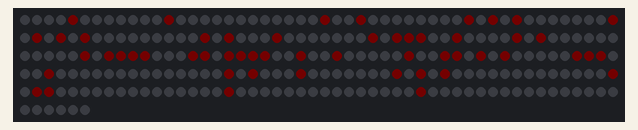
Recording of a sketch running on a simulated Arduino Uno, built with avr-gcc and run on an emulated ATmega328P. Parts: 256 RGB LEDs in strip order, left to right, continuing on the next row. Dim RGB values are drawn brighter than linear; colours are those a GRB WS2812 strip shows for the declared byte order.

Above: at 0.28 s.
At 39.85 s:
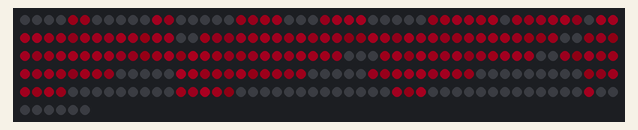

The sketch:

heart-arduino.ino
```cpp
#include <FastLED.h>

#define NUM_LEDS 256
#define DATA_PIN 13
#define SCALE 2000
#define MAX_BRIGHTNESS 100

float brightness = 0;
float hue = 0;
float inc = 0;
float hueInc = .3;
int size = 16;
float c = 0;

CRGB leds[NUM_LEDS];
int heart[16][16] =
  {
    {0,0,0,0,1,1,0,0,0,0,0,1,1,0,0,0},
    {0,0,0,1,1,1,1,0,0,0,1,1,1,1,0,0},
    {0,0,1,1,1,1,1,1,0,1,1,1,1,1,1,0},
    {0,1,1,1,1,1,1,1,1,1,1,1,1,1,1,1},
    {0,1,1,1,1,1,1,1,1,1,1,1,1,1,1,1},
    {0,1,1,1,1,1,1,1,1,1,1,1,1,1,1,1},
    {0,1,1,1,1,1,1,1,1,1,1,1,1,1,1,1},
    {0,1,1,1,1,1,1,1,1,1,1,1,1,1,1,1},
    {0,0,1,1,1,1,1,1,1,1,1,1,1,1,1,0},
    {0,0,1,1,1,1,1,1,1,1,1,1,1,1,1,0},
    {0,0,0,1,1,1,1,1,1,1,1,1,1,1,0,0},
    {0,0,0,0,1,1,1,1,1,1,1,1,1,0,0,0},
    {0,0,0,0,0,1,1,1,1,1,1,1,0,0,0,0},
    {0,0,0,0,0,0,1,1,1,1,1,0,0,0,0,0},
    {0,0,0,0,0,0,0,1,1,1,0,0,0,0,0,0},
    {0,0,0,0,0,0,0,0,1,0,0,0,0,0,0,0},
  };

void setup() {
  FastLED.addLeds<WS2812, DATA_PIN, RGB>(leds, NUM_LEDS);
  bootUp();
}

void bootUp() {
  while (brightness < MAX_BRIGHTNESS) {
    LEDS.setBrightness(brightness);
    loop();
    brightness += .5;
    // delay(5);
  }
}

void drawHeart() {
  for (int row = 0; row < 16; row++) {
    for (int col = 0; col < 16; col++) {
      uint16_t  noiseVal = inoise8(row * SCALE, col * SCALE, c);
      float mappedNoise = map(noiseVal, 0 , 255, 0, 150);
      float mappedBlue = map(noiseVal, 0 , 255, 0, 30);
      // if (mappedNoise<0){
      //   mappedNoise = 10;
      // }
      if(heart[row][col] == 1){
        if(row%2 == 1){ // IDK WHY THE ODD ROWS ARE ALL OFF BY ONE SO IM JUST COMPENSATING FOR THAT WITH THIS
          leds[(col-1)+(row*16)]=CRGB(0,mappedNoise,mappedBlue);
        } else{
            leds[(col)+(row*16)]=CRGB(0,mappedNoise,mappedBlue);
        }

      }
      else {
        leds[(col)+(row*16)]=CRGB(0,0,0);
      }
    }
  }
   FastLED.show();
   c += 4;
}

void loop() {
  drawHeart();
}
```
